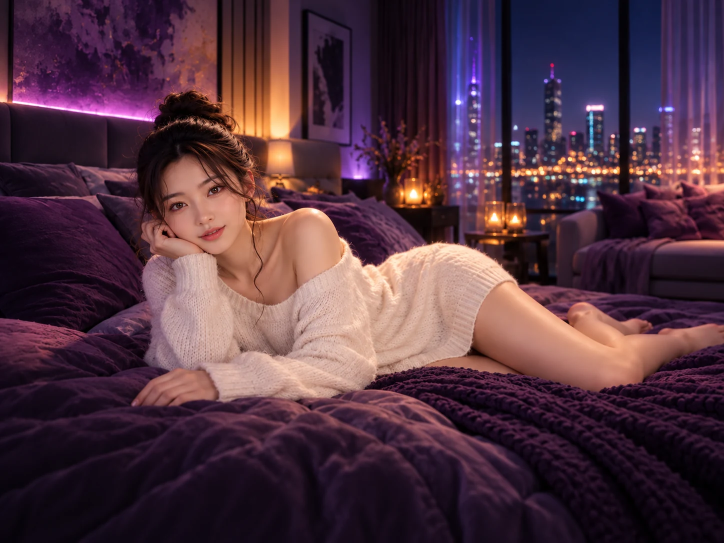
#> input picture scenes/mira-bedroom.webp, 1448 x 1086 px (shown at 1/2 size)
$ python face-y4m.py ../scenes/mira-bedroom.webp ../scenes/mira-bedroom.webp
#> lines starting #> are read from the running program, lines starting #| are printed output that depends on the picture
"""Render a still portrait to a short Y4M clip for Chromium's fake camera (CI experiment E8)."""
import sys
from PIL import Image

src, dst = sys.argv[1], sys.argv[2]
seconds, fps = 6, 15
img = Image.open(src).convert('RGB')
#> img is the input picture: PIL image 1448x1086 RGB; mean R, G, B 81.4, 51.9, 64.7
w = 640
h = int(img.height * w / img.width) // 2 * 2
#> h = 480
img = img.resize((w, h))
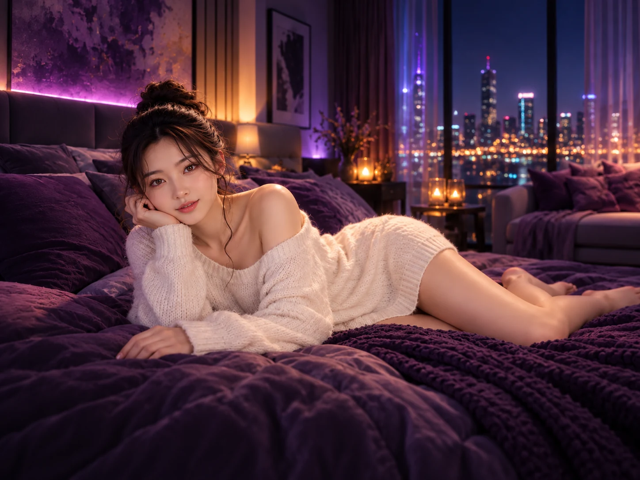
#> img: PIL image 640x480 RGB; mean R, G, B 81.4, 51.9, 64.7
y, cb, cr = img.convert('YCbCr').split()
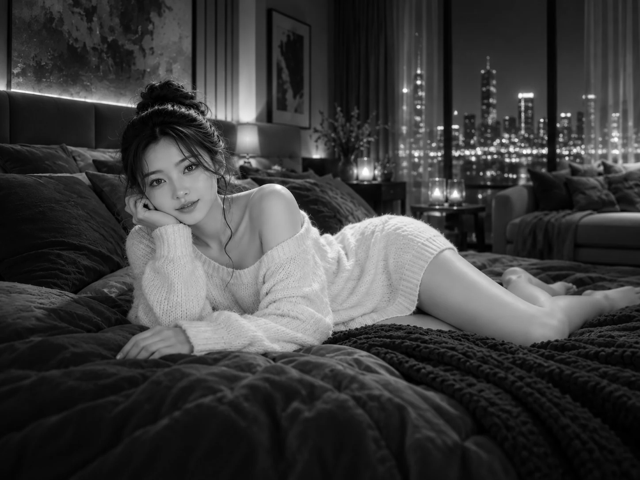
#> y: PIL image 640x480 L; min 0, max 255, mean 61.7
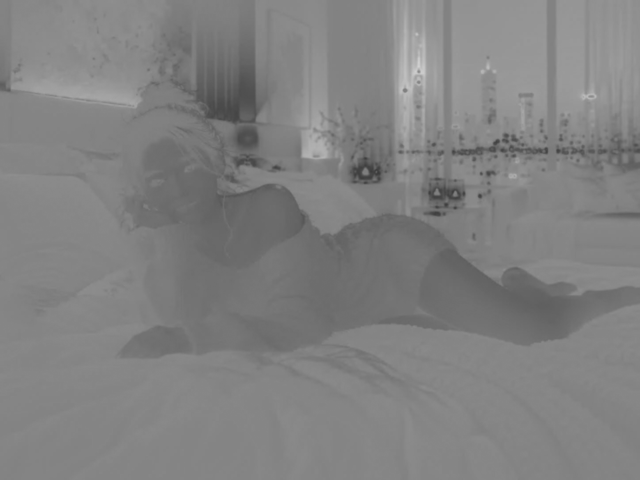
#> cb: PIL image 640x480 L; min 59, max 209, mean 129
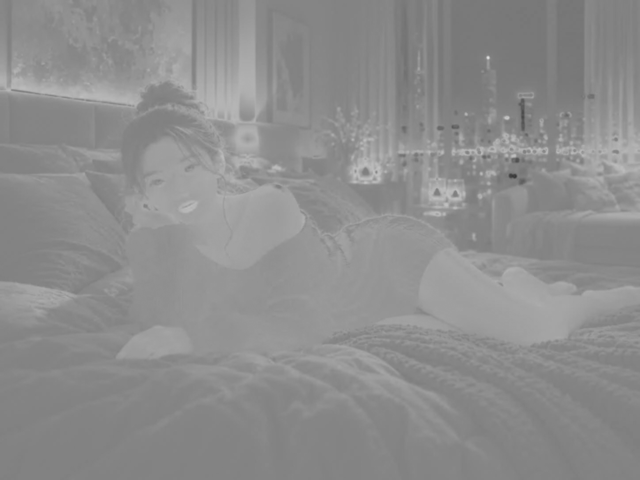
#> cr: PIL image 640x480 L; min 54, max 221, mean 141.2
cb = cb.resize((w // 2, h // 2)); cr = cr.resize((w // 2, h // 2))
frame = y.tobytes() + cb.tobytes() + cr.tobytes()
with open(dst, 'wb') as f:
    f.write(f'YUV4MPEG2 W{w} H{h} F{fps}:1 Ip A1:1 C420jpeg\n'.encode())
    for _ in range(seconds * fps):
        f.write(b'FRAME\n'); f.write(frame)
print(f'{dst}: {w}x{h}, {seconds * fps} frames')
#| ../scenes/mira-bedroom.webp: 640x480, 90 frames
